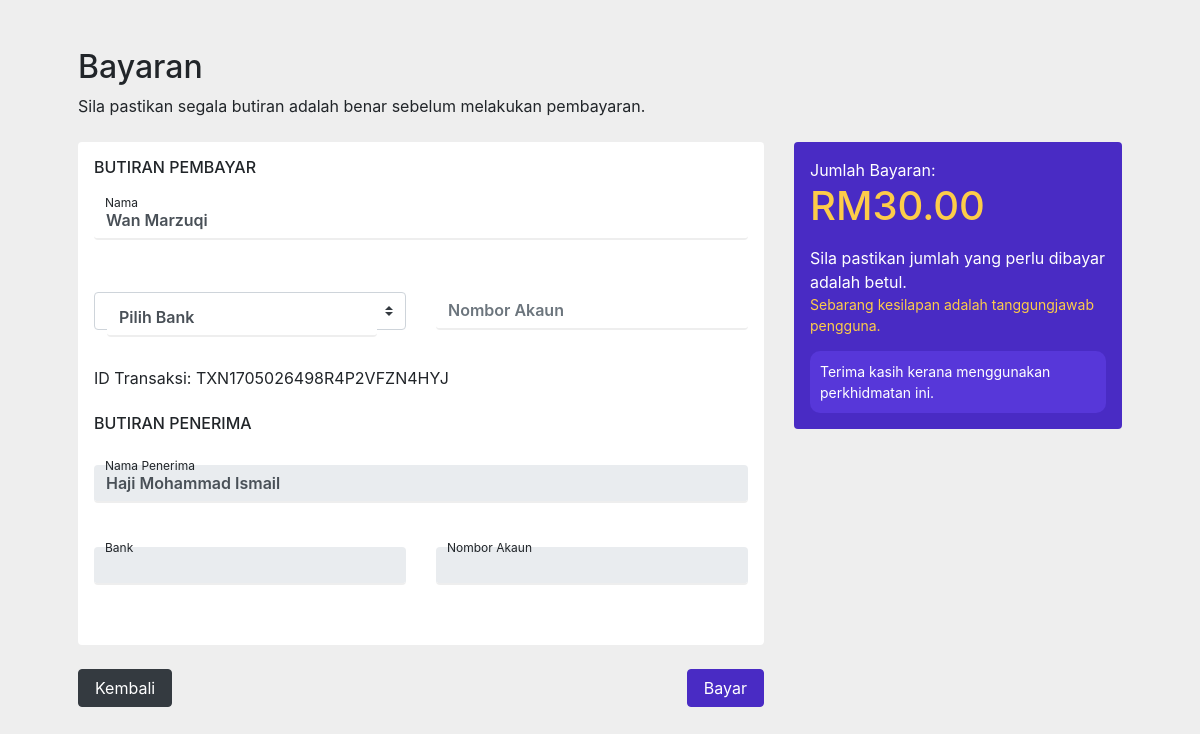
Screenshot of /view/booking_payment.php?id=18 with the database file from the repository.
### tables this page shows
CREATE TABLE `booking` (
  `bookingid` int(11) NOT NULL,
  `bookingdate` datetime DEFAULT NULL,
  `bookingstatus` int(11) DEFAULT NULL COMMENT '1="Sudah dibayar", 0="Belum dibayar"',
  `studentid` int(11) DEFAULT NULL,
  `classid` int(11) DEFAULT NULL
);

CREATE TABLE `student` (
  `studentid` int(11) NOT NULL,
  `studentname` varchar(255) DEFAULT NULL,
  `studentusername` varchar(255) DEFAULT NULL,
  `studentpassword` varchar(255) DEFAULT NULL
);

CREATE TABLE `teacher` (
  `teacherid` int(11) NOT NULL,
  `teachername` varchar(255) DEFAULT NULL,
  `teacherphoneno` int(11) DEFAULT NULL,
  `teacheremail` varchar(255) DEFAULT NULL,
  `teacherbank` varchar(255) DEFAULT NULL,
  `teacheraccountno` varchar(255) DEFAULT NULL,
  `teacherusername` varchar(255) DEFAULT NULL,
  `teacherpassword` varchar(255) DEFAULT NULL
);

CREATE TABLE `class` (
  `classid` int(11) NOT NULL,
  `classsubject` varchar(255) DEFAULT NULL,
  `classdescription` varchar(255) DEFAULT NULL,
  `classdate` datetime DEFAULT NULL,
  `classquota` varchar(255) DEFAULT NULL,
  `classfee` decimal(11,2) DEFAULT NULL,
  `classlocation` varchar(255) DEFAULT NULL,
  `teacherid` int(11) DEFAULT NULL
);

### model/booking_function.php (called while the page is built, shortened)
<?
    function viewBooking($id){
        $conn=db();
        $sql="SELECT booking.*,student.*,class.*,teacher.*
            FROM booking
            JOIN student ON booking.studentid=student.studentid
            JOIN class ON booking.classid=class.classid
            JOIN teacher ON class.teacherid = teacher.teacherid
            WHERE booking.bookingid='$id'";
        return $conn->query($sql);
    }
    function generateBankTransactionId($length = 12) {
        $characters = '0123456789ABCDEFGHIJKLMNOPQRSTUVWXYZ';
        $timestamp = time();
        $randomString = '';
        for ($i = 0; $i < $length; $i++) {
            $randomString .= $characters[rand(0, strlen($characters) - 1)];
        }
        $transactionId = 'TXN' . $timestamp . $randomString;
        return $transactionId;
    }
?>

### view/booking_payment.php (the view, shortened to what this page needs)
<?
    require '../model/booking_function.php';
    $id=$_GET['id'];
    $pay=viewBooking($id)->fetch_assoc();
?>
<html>
    <head>
        <?
            require '../global/header.php';
        ?>
    </head>
    <body>
    <div class="container mt-5 px-5">
        <div class="mb-4">
            <h2>Bayaran</h2>
            <span>Sila pastikan segala butiran adalah benar sebelum melakukan pembayaran.</span>
        </div>
        <div class="row">
            <div class="col-md-8">
                <form method="post" action="../controller/payment_add_exec.php" enctype="multipart/form-data">
                    <div class="card p-3">
                        <h6 class="text-uppercase">Butiran Pembayar</h6>
                        <div class="inputbox mt-3"> <input value="<? echo $pay['studentname']; ?>" type="text" name="name" class="form-control" required="required"> <span>Nama</span> </div>
                        <div class="inputbox mt-3">
                            <div class="row mt-3">
                                <div class="col-md-6">
                                    <div class="custom-select">
                                        <select id="bankSelect" class="form-control" name="bank" required="required">
                                            <option value="" disabled selected>Pilih Bank</option>
                                        </select>
                                    </div>
                                </div>
                                <div class="col-md-6">
                                    <input type="text" name="name" class="form-control" placeholder="Nombor Akaun" required="required">
                                </div>
                            </div>
                        </div>
                        <div class="row mt-3">
                            <div class="col-md-12">
                                <? $transactionid=generateBankTransactionId(); ?>
                                <span>ID Transaksi: <?php echo $transactionid; ?></span>
                            </div>
                        </div>
                        <div class="mt-4 mb-4">
                            <h6 class="text-uppercase">Butiran Penerima</h6>
                            <div class="row mt-3">
                                <div class="col-md-12">
                                    <div class="inputbox mt-3 mr-2 disabled-input"> <input value="<? echo $pay['teachername']; ?>" type="text" name="receiver_name" class="form-control" required="required" disabled> <span>Nama Penerima</span> </div>
                                </div>
                            </div>
                            <div class="row mt-2">
                                <div class="col-md-6">
                                    <div class="inputbox mt-3 mr-2 disabled-input"> <input value="<? echo $pay['teacherbank'] ?>" type="text" name="bank" class="form-control" required="required" disabled> <span>Bank</span> </div>
                                </div>
                                <div class="col-md-6">
                                    <div class="inputbox mt-3 mr-2 disabled-input"> <input value="<? echo $pay['teacheraccountno'];?>" type="text" name="account_number" class="form-control" required="required" disabled> <span>Nombor Akaun</span> </div>
                                </div>
                            </div>
                        </div>
                    </div>
                    <div class="mt-4 mb-4 d-flex justify-content-between">
                        <button  onclick="history.back()" class="btn btn-dark px-3">Kembali</button>
                        <button type="submit" class="btn btn-success px-3">Bayar</button>
                    </div>
                </form>
            </div>
            <div class="col-md-4">
                <div class="card card-blue p-3 text-white mb-3">
                    <span>Jumlah Bayaran:</span>
                    <div class="d-flex flex-row align-items-end mb-3">
                        <h1 class="mb-0 yellow">RM<? echo $pay['classfee']; ?></h1>
                    </div>
                    <span>Sila pastikan jumlah yang perlu dibayar adalah betul.</span>
                    <a href="#" class="yellow decoration">Sebarang kesilapan adalah tanggungjawab pengguna.</a>
                    <div class="hightlight">
                        <span>Terima kasih kerana menggunakan perkhidmatan ini.</span>
                    </div>
                </div>
            </div>
        </div>
    </div>
    <?
        require '../global/script.php';
    ?>
    </body>
</html>

### view/booking_payment.php (style rules this page uses)
body { background-color: #eee; }
.container { height: 100vh; }
.card { border:none; }
.form-control { border-bottom: 2px solid #eee !important; border: none; font-weight: 600 }
.inputbox { position: relative; margin-bottom: 20px; width: 100% }
.inputbox span { position: absolute; top: 7px; left: 11px; transition: 0.5s }
.inputbox input:valid~span { transform: translateX(-0px) translateY(-15px); font-size: 12px }
.card-blue { background-color: #492bc4; }
.hightlight { background-color: #5737d9; padding: 10px; border-radius: 10px; margin-top: 15px; font-size: 14px; }
.yellow { color: #fdcc49; }
.decoration { text-decoration: none; font-size: 14px; }
.btn-success { color: #fff; background-color: #492bc4; border-color:#492bc4; }
.custom-select { position: relative; font-size: 16px; color: #495057; }
.disabled-input span { transform: translateX(-0px) translateY(-15px); font-size: 12px; }

### rows the page displays
booking: name "Wan Marzuqi", receiver_name "Haji Mohammad Ismail", classid.classfee "30.00"

### other values shown
$transactionid "TXN1705026498R4P2VFZN4HYJ"
